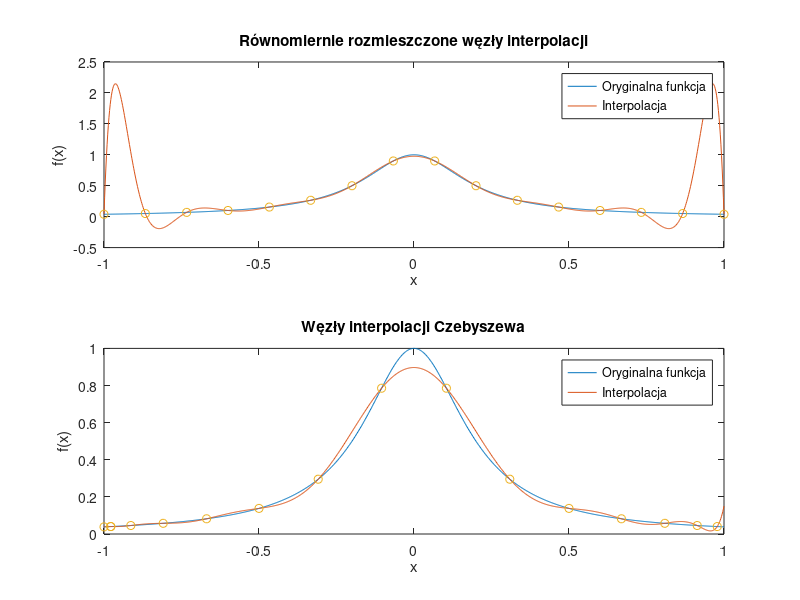

Here is the MATLAB script that generated this plot:
function [nodes_Chebyshev, V, V2, original_Runge, interpolated_Runge, interpolated_Runge_Chebyshev] = zadanie2()
% nodes_Chebyshev - wektor wierszowy zawierający N=16 węzłów Czebyszewa drugiego rodzaju
% V - macierz Vandermonde obliczona dla 16 węzłów interpolacji rozmieszczonych równomiernie w przedziale [-1,1]
% V2 - macierz Vandermonde obliczona dla węzłów interpolacji zdefiniowanych w wektorze nodes_Chebyshev
% original_Runge - wektor wierszowy zawierający wartości funkcji Runge dla wektora x_fine=linspace(-1, 1, 1000)
% interpolated_Runge - wektor wierszowy wartości funkcji interpolującej określonej dla równomiernie rozmieszczonych węzłów interpolacji
% interpolated_Runge_Chebyshev - wektor wierszowy wartości funkcji interpolującej wyznaczonej
%       przy zastosowaniu 16 węzłów Czebyszewa zawartych w nodes_Chebyshev 
	N = 16;
	x_fine = linspace(-1, 1, 1000);
	nodes_Chebyshev = get_Chebyshev_nodes(N);

	V = vandermonde_matrix(N);
	V2 = vandermonde_matrix_Chebyshev(N, nodes_Chebyshev);
	original_Runge = 1 ./ (1 + 25 * x_fine.^2);

	x_coarse = linspace(-1,1,N);
	y_coarse = 1 ./ (1 + 25 * x_coarse.^2);
	c_runge = V \ y_coarse';
	interpolated_Runge = polyval(flipud(c_runge), x_fine);

	y_coarse_Chebyshev = 1 ./ (1 + 25 * nodes_Chebyshev.^2);
	c_runge_Chebyshev = V2 \ y_coarse_Chebyshev';
	interpolated_Runge_Chebyshev = polyval(flipud(c_runge_Chebyshev), x_fine);

	f = figure;
	subplot(2,1,1);
	plot(x_fine, original_Runge);
	hold on;
	plot(x_fine, interpolated_Runge);
	plot(x_coarse, y_coarse, 'o');
	title('Równomiernie rozmieszczone węzły interpolacji');
	xlabel('x');
	ylabel('f(x)');
	legend('Oryginalna funkcja', 'Interpolacja');
	hold off;

	subplot(2,1,2);
	plot(x_fine, original_Runge);
	hold on;
	plot(x_fine, interpolated_Runge_Chebyshev);
	plot(nodes_Chebyshev, y_coarse_Chebyshev, 'o');
	title('Węzły interpolacji Czebyszewa');
	xlabel('x');
	ylabel('f(x)');
	legend('Oryginalna funkcja', 'Interpolacja');
	hold off;
	exportgraphics(f, 'zadanie2.png', 'Resolution', 300);
end

function nodes = get_Chebyshev_nodes(N)
	% oblicza N węzłów Czebyszewa drugiego rodzaju
	nodes = cos(((0:N-1)+1)*pi/(N-1));
end

function V = vandermonde_matrix(N)
	% Generuje macierz Vandermonde dla N równomiernie rozmieszczonych w przedziale [-1, 1] węzłów interpolacji
	x_coarse = linspace(-1,1,N);
	V = zeros(N,N);
	for i = 1:N
		for j = 1:N
			V(i,j) = x_coarse(i)^(j-1);
		end
	end
end

function V2 = vandermonde_matrix_Chebyshev(N, nodes)
	% Generuje macierz Vandermonde dla N węzłów interpolacji zdefiniowanych w wektorze nodes
	V2 = zeros(N,N);
	for i = 1:N
		for j = 1:N
			V2(i,j) = nodes(i)^(j-1);
		end
	end
end